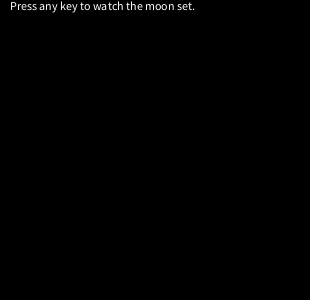
Frame 1 (no input)
Frame 60 (the mouse pressed at the canvas centre just before this capture): identical to frame 1, image omitted
Frame 120 (the mouse held since frame 60 and released just before this capture): identical to frame 1, image omitted

The Processing sketch that drew this single still picture (run headless with seeded random() and noise(); from frame 60 on, the mouse is pressed at the canvas centre):

// Processing sketch: processing_136580
// ── processing_136580.pde

int myState = 0 ;


void setup() {
  size(310, 300) ;
}

void draw() {
  background(0, 0, 0) ;
  switch(myState) {
  case 0:
  //The State is 0
  text("Press any key to watch the moon set.", 10, 10) ;
  fill(255, 255, 255) ;
  break ;
  
  case 1:
  //State is 1
  ellipse(300, 300, 100, 100) ;
  break ;
  
  case 2:
  //State 2
  ellipse(290, 290, 100, 100) ;
  break ;
  
  case 3:
 
  ellipse(280, 280, 100, 100) ;
  break ;
  
  case 4:
 
  ellipse(270, 270, 100, 100) ;
  break ;
  
  case 5:
 
  ellipse(260, 260, 100, 100) ;
  break ;
  
  case 6:
 
  ellipse(250, 250, 100, 100) ;
  break ;
  
  case 7:
 
  ellipse(250, 240, 100, 100) ;
  break ;
  
   case 8:
 
  ellipse(250, 230, 100, 100) ;
  break ;
  
   case 9:
 
  ellipse(250, 220, 100, 100) ;
  break ;
  
   case 10:
 
  ellipse(250, 210, 100, 100) ;
  break ;
  
   case 11:
 
  ellipse(250, 200, 100, 100) ;
  break ;
  
   case 12:
 
  ellipse(250, 190, 100, 100) ;
  break ;
  
  case 13:
 
  ellipse(250, 180, 100, 100) ;
  break ;
  
  case 14:
 
  ellipse(250, 170, 100, 100) ;
  break ;
  
  case 15:
 
  ellipse(250, 160, 100, 100) ;
  break ;
  
  case 16:
 
  ellipse(250, 150, 100, 100) ;
  break ;
  
  case 17:
 
  ellipse(250, 140, 100, 100) ;
  break ;
  
  case 18:
 
  ellipse(250, 130, 100, 100) ;
  break ;
  
  case 19:
 
  ellipse(250, 120, 100, 100) ;
  break ;
  
  case 20:
 
  ellipse(250, 110, 100, 100) ;
  break ;
  
  case 21:
 
  ellipse(250, 100, 100, 100) ;
  break ;
  
  case 22:
 
  ellipse(250, 90, 100, 100) ;
  break ;
  
  case 23:
 
  ellipse(250, 80, 100, 100) ;
  break ;
  
  case 24:
 
  ellipse(250, 70, 100, 100) ;
  break ;
  
  case 25:
 
  ellipse(250, 60, 100, 100) ;
  break ;
  
  case 26:
 text("Goode Morning Everyone!", 50, 10) ;
  ellipse(250, 60, 100, 100) ;
  break ;
  }
}

void keyPressed() {
  myState = myState - 1 ;
  if (myState < 0) {
    myState = 25 ;
}
}
